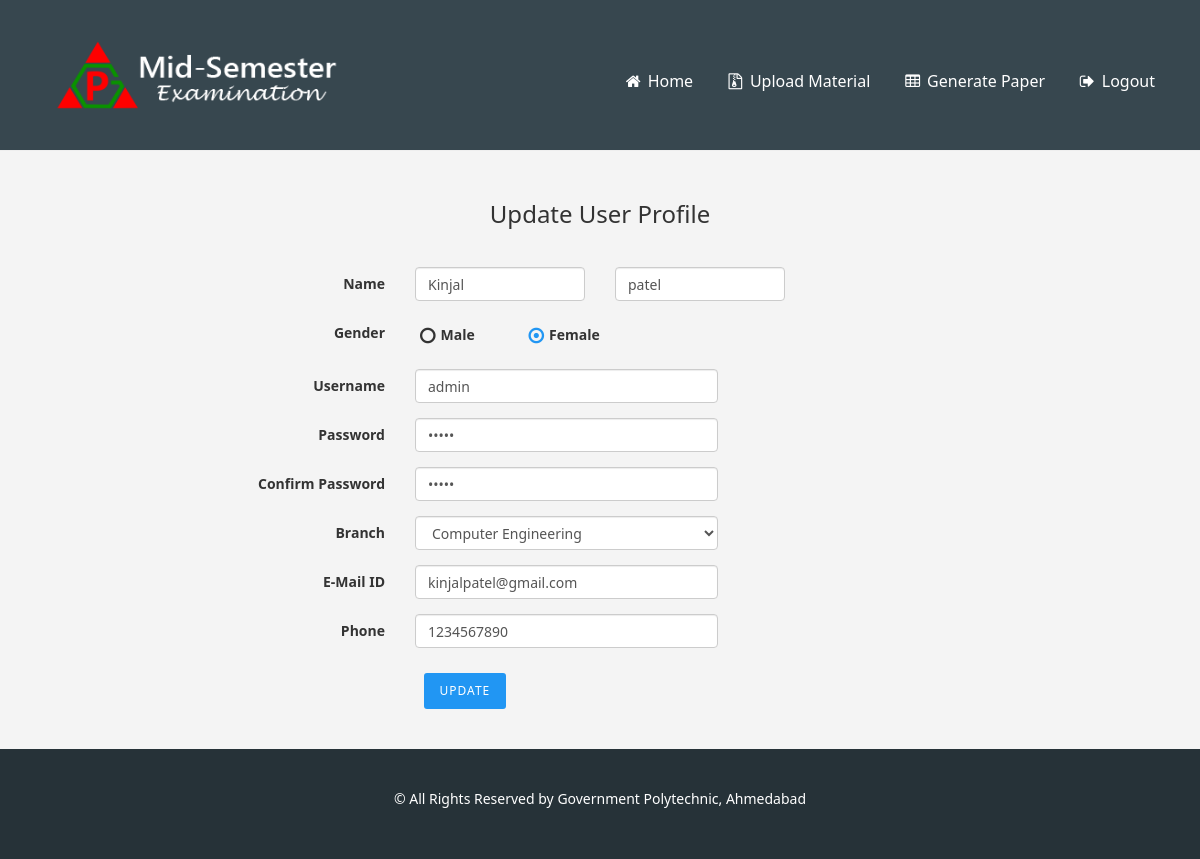
/admin/edit.php (signed in), run on the app's committed database.
### tables this page shows
CREATE TABLE IF NOT EXISTS `reg_examiner_gpa` (
  `id` int(11) NOT NULL AUTO_INCREMENT,
  `fname` varchar(20) NOT NULL,
  `lname` varchar(20) NOT NULL,
  `gender` varchar(6) NOT NULL,
  `branch` varchar(40) NOT NULL,
  `email` varchar(30) NOT NULL,
  `phone` int(10) NOT NULL,
  `cdate` datetime NOT NULL,
  `mdate` datetime DEFAULT NULL,
  PRIMARY KEY (`id`)
);

### admin/dbsettings.php (called while the page is built, shortened)
<?php
$dbname="oes_gpa";
?>

### admin/oesdb.php (called while the page is built, shortened)
<?php
include_once 'dbsettings.php';
$conn=false;
function executeQuery($query)
{
    global $conn,$dbserver,$dbname,$dbpassword,$dbusername;
    if (!($conn = @mysql_connect ($dbserver,$dbusername,$dbpassword)))
         $message="Cannot connect to server";
    $result=mysql_query($query,$conn);
    if(!$result)
        $message="Error while executing query.<br/>Mysql Error: ".mysql_error();
    else
        return $result;
}
?>

### admin/edit.php (the view, shortened to what this page needs)
<?php
include_once 'oesdb.php';
$id=$_SESSION['examiner_id'];
$q_fetch_register = "select * from reg_examiner_gpa where id=$id";
$q_fetch_login = "select * from login_examiner_gpa where r_id=$id";
$res_fetch_register = executeQuery($q_fetch_register);
$res_fetch_login = executeQuery($q_fetch_login);
$row_fetch_register = mysql_fetch_assoc($res_fetch_register);
$row_fetch_login = mysql_fetch_assoc($res_fetch_login);
?>
<!DOCTYPE html>
<html>
<?php include ('include/head.php'); ?>
<body>
  <?php include ('include/header.php'); ?>
  <div class="container edit-container">
    <div class="row">
      <div class="col-md-8 col-md-offset-2">
        <h3 class="text-center">Update User Profile</h3>
        <form id="edit_form" class="form-horizontal" role="form" action="" method="POST">
          <div class="form-group">
            <label for="name" class="control-label col-sm-3">Name </label>
            <div class="col-sm-3">
              <input type="text" name="fname" class="form-control" value="<?php echo $row_fetch_register['fname']; ?>" class="form-control" id="name" placeholder="First Name" required autofocus/>
            </div>
            <div class="col-sm-3">
              <input type="text" name="lname" class="form-control" value="<?php echo $row_fetch_register['lname']; ?>" class="form-control" id="lastname" placeholder="Last Name" required/>
            </div>
          </div>
          <div class="form-group">
            <label class="control-label col-sm-3">Gender </label>
            <div class="radio-inline">
                <label>
                    <span class="label-text">Male</span>
                </label>
            </div>
            <div class="radio-inline">
                <label>
                    <span class="label-text">Female</span>
                </label>
            </div>
          </div>
          <div class="form-group">
            <label for="userNameInput" class="control-label col-sm-3">Username </label>
            <div class="col-md-5">
              <input type="text" name="username" class="form-control" value="<?php echo $row_fetch_login['username']; ?>" class="form-control" id="userNameInput" placeholder="Username" required/>
            </div>
          </div>
          <div class="form-group">
            <label for="passwordText" class="control-label col-sm-3">Password </label>
            <div class="col-md-5">
              <input type="password" name="pswd" class="form-control" value="<?php echo $row_fetch_login['pswd']; ?>" class="form-control" id="passwordText" placeholder="Password [8-12]" required/>
            </div>
          </div>
          <div class="form-group">
            <label for="passwordConfirm" class="control-label col-sm-3">Confirm Password </label>
            <div class="col-md-5">
              <input type="password" name="pswd_again" class="form-control" value="<?php echo htmlspecialchars_decode($row_fetch_login['pswd'],ENT_QUOTES); ?>" class="form-control" id="passwordConfirm" placeholder="confirm password" required/>
            </div>
          </div>
          <div class="form-group">
            <label for="selectBranch" class="control-label col-sm-3">Branch </label>
            <div class="col-md-5">
              <select name="branch" class="form-control" value="<?php echo $row_fetch_register['branch']; ?>" id="selectBranch" class="" required>
                <option value="computer" <?php if($row_fetch_register['branch'] == 'computer') { echo 'selected="selected"'; } ?>>Computer Engineering</option>
              </select>
            </div>
          </div>
          <div class="form-group">
            <label for="emailInput" class="control-label col-sm-3">E-Mail ID </label>
            <div class="col-md-5">
              <input type="email" name="email" class="form-control" value="<?php echo $row_fetch_register['email']; ?>" class="form-control" id="emailInput" placeholder="Valid E-Mail Address" required/>
            </div>
          </div>
          <div class="form-group">
            <label for="contactNumber" class="control-label col-sm-3">Phone </label>
            <div class="col-md-5">
              <input type="number" name="phone" class="form-control" value="<?php echo $row_fetch_register['phone']; ?>" class="form-control" id="contactNumber" placeholder="Contact Number" required/>
            </div>
          </div>
          <div class="col-md-5 col-md-offset-3">
            <button type="submit" class="btn btn-primary" name="update">Update</button>
          </div>
        </form>
      </div>
    </div>
  </div>
  <?php include ('include/footer.php'); ?>
</body>
</html>

### admin/css/main.css (style rules this page uses)
body { font-family: "Segoe UI",'Roboto', sans-serif; -webkit-font-smoothing: antialiased; font-size: 14px; font-weight: 500; line-height: 1.42857143; background-color: #f4f4f4; -webkit-tap-highlight-color: rgba(0, 0, 0, 0); -webkit-touch-callout: none; -webkit-text-size-adjust: 100%; -webkit-font-smoothing: antialiased; text-rendering: optimizeLegibility; }
.edit-container { padding: 30px 0; }
.edit-container .form-group .label-text { padding-right: 20px; }
.edit-container h3 { margin-bottom: 40px; }
input[type="radio"]+.label-text { -webkit-user-select:none; user-select:none; }
input[type="radio"]+.label-text:before { content: "\f10c"; vertical-align: -2px; display: inline-block; font-family: FontAwesome; font-weight: normal; font-size: 1.3em; margin-right: 5px; }
input[type="radio"]:checked+.label-text:before { content: "\f192"; color: #2196F3; vertical-align: -2px; display: inline-block; font-family: FontAwesome; font-weight: normal; font-size: 1.3em; margin-right: 5px; -webkit-animation-name: Check; -moz-animation-name: check; animation-name: check; -webkit-animation-duration: 0.18s; -moz-animation-duration: 0.18s; animation-duration: 0.18s; animation-timing-function: ease-in; }

### data on the page
reg_examiner_gpa: fname "Kinjal", lname "patel", branch "Computer Engineering", email "kinjalpatel@gmail.com", phone "1234567890"
